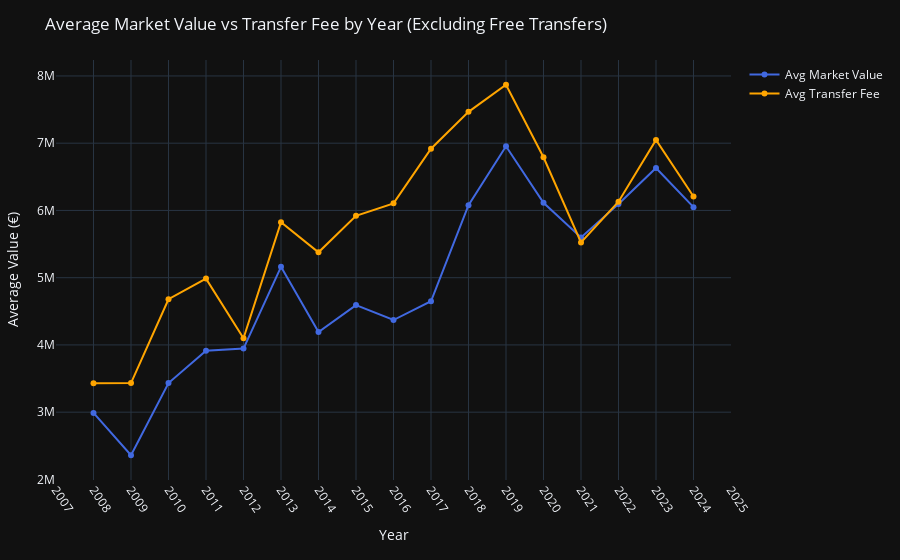

Write notebook code for a chart like this one.
### Markdown cell above
### 3.4. Correlation between Market Value and Transfer Fees

### Code cell
# Filter and group by year
df_yearly = (
    df_tm_transfers_cleaned
      .loc[
          (df_tm_transfers_cleaned['transfer_fee'] > 0)
      ]
      .dropna(subset=['transfer_fee', 'market_value_in_eur', 'transfer_date'])
      .assign(year=lambda d: d['transfer_date'].dt.year)
      .loc[lambda d: d['year'] >= 2008]
      .groupby('year', as_index=False)
      .agg({
          'market_value_in_eur': 'mean',
          'transfer_fee': 'mean'
      })
)

# Create figure with two lines
fig = go.Figure()

fig.add_trace(go.Scatter(
    x=df_yearly['year'],
    y=df_yearly['market_value_in_eur'],
    mode='lines+markers',
    name='Avg Market Value',
    line=dict(color='royalblue', width=2)
))

fig.add_trace(go.Scatter(
    x=df_yearly['year'],
    y=df_yearly['transfer_fee'],
    mode='lines+markers',
    name='Avg Transfer Fee',
    line=dict(color='orange', width=2)
))

# Style the graph
fig.update_layout(
    title='Average Market Value vs Transfer Fee by Year (Excluding Free Transfers)',
    xaxis_title='Year',
    yaxis_title='Average Value (€)',
    template='plotly_dark',
    hovermode='x unified',
    margin=dict(l=40, r=20, t=60, b=80),
    xaxis=dict(
        tickmode='linear',
        dtick=1,
        tickangle=55
    )
)

fig.show()

### Figure 1 — Plotly figure (JSON) as saved in the notebook; plotly's stock layout.template omitted (floating-point values rounded to 4 significant figures)
{"data": [{"line": {"color": "royalblue", "width": 2}, "mode": "lines+markers", "name": "Avg Market Value", "type": "scatter", "x": [2008, 2009, 2010, 2011, 2012, 2013, 2014, 2015, 2016, 2017, 2018, 2019, 2020, 2021, 2022, 2023, 2024], "y": [2989000.0, 2359000.0, 3433000.0, 3914000.0, 3946000.0, 5161000.0, 4191000.0, 4592000.0, 4370000.0, 4649000.0, 6079000.0, 6954000.0, 6114000.0, 5597000.0, 6096000.0, 6631000.0, 6049000.0]}, {"line": {"color": "orange", "width": 2}, "mode": "lines+markers", "name": "Avg Transfer Fee", "type": "scatter", "x": [2008, 2009, 2010, 2011, 2012, 2013, 2014, 2015, 2016, 2017, 2018, 2019, 2020, 2021, 2022, 2023, 2024], "y": [3431000.0, 3432000.0, 4679000.0, 4986000.0, 4100000.0, 5825000.0, 5377000.0, 5920000.0, 6106000.0, 6919000.0, 7466000.0, 7869000.0, 6791000.0, 5524000.0, 6130000.0, 7049000.0, 6206000.0]}], "layout": {"hovermode": "x unified", "margin": {"b": 80, "l": 40, "r": 20, "t": 60}, "title": {"text": "Average Market Value vs Transfer Fee by Year (Excluding Free Transfers)"}, "xaxis": {"dtick": 1, "tickangle": 55, "tickmode": "linear", "title": {"text": "Year"}}, "yaxis": {"title": {"text": "Average Value (€)"}}}}
